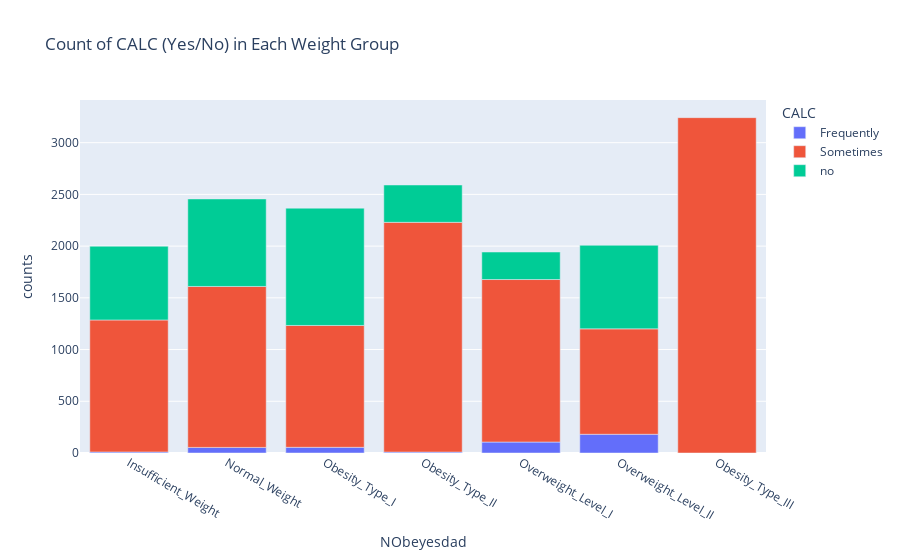

Notebook code cell kept with this figure:
### Code cell
fig = px.bar(grouped_counts, x='NObeyesdad', y='counts', color='CALC', title='Count of CALC (Yes/No) in Each Weight Group')
fig.show()

### Figure 1 — Plotly figure (JSON) as saved in the notebook; plotly's stock layout.template omitted (floating-point values rounded to 4 significant figures)
{"data": [{"alignmentgroup": "True", "hovertemplate": "CALC=Frequently<br>NObeyesdad=%{x}<br>counts=%{y}<extra></extra>", "legendgroup": "Frequently", "marker": {"color": "#636efa", "pattern": {"shape": ""}}, "name": "Frequently", "offsetgroup": "Frequently", "orientation": "v", "showlegend": true, "textposition": "auto", "type": "bar", "x": ["Insufficient_Weight", "Normal_Weight", "Obesity_Type_I", "Obesity_Type_II", "Overweight_Level_I", "Overweight_Level_II"], "xaxis": "x", "y": [10, 54, 55, 9, 106, 181], "yaxis": "y"}, {"alignmentgroup": "True", "hovertemplate": "CALC=Sometimes<br>NObeyesdad=%{x}<br>counts=%{y}<extra></extra>", "legendgroup": "Sometimes", "marker": {"color": "#EF553B", "pattern": {"shape": ""}}, "name": "Sometimes", "offsetgroup": "Sometimes", "orientation": "v", "showlegend": true, "textposition": "auto", "type": "bar", "x": ["Insufficient_Weight", "Normal_Weight", "Obesity_Type_I", "Obesity_Type_II", "Obesity_Type_III", "Overweight_Level_I", "Overweight_Level_II"], "xaxis": "x", "y": [1276, 1556, 1178, 2221, 3242, 1571, 1019], "yaxis": "y"}, {"alignmentgroup": "True", "hovertemplate": "CALC=no<br>NObeyesdad=%{x}<br>counts=%{y}<extra></extra>", "legendgroup": "no", "marker": {"color": "#00cc96", "pattern": {"shape": ""}}, "name": "no", "offsetgroup": "no", "orientation": "v", "showlegend": true, "textposition": "auto", "type": "bar", "x": ["Insufficient_Weight", "Normal_Weight", "Obesity_Type_I", "Obesity_Type_II", "Overweight_Level_I", "Overweight_Level_II"], "xaxis": "x", "y": [713, 846, 1134, 361, 266, 808], "yaxis": "y"}], "layout": {"barmode": "relative", "legend": {"title": {"text": "CALC"}, "tracegroupgap": 0}, "title": {"text": "Count of CALC (Yes/No) in Each Weight Group"}, "xaxis": {"anchor": "y", "domain": [0, 1], "title": {"text": "NObeyesdad"}}, "yaxis": {"anchor": "x", "domain": [0, 1], "title": {"text": "counts"}}}}
